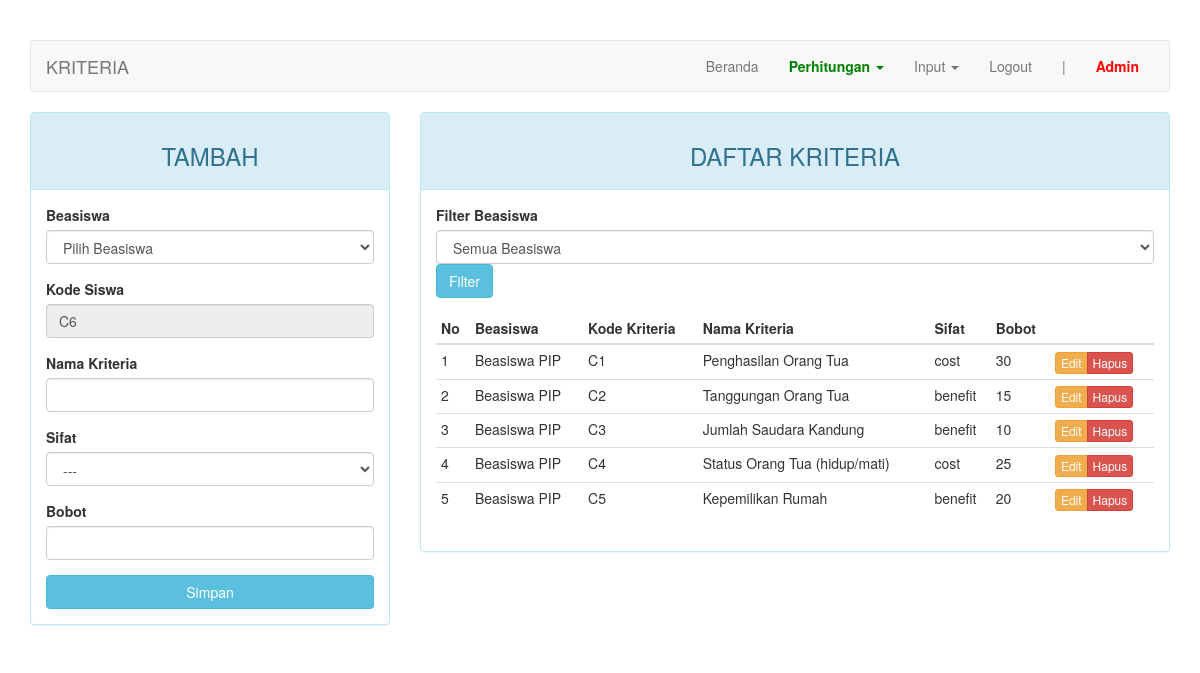
/index.php?page=kriteria (signed in), run on the app's committed database.
### tables this page shows
CREATE TABLE `kriteria` (
  `id` int NOT NULL,
  `kd_kriteria` varchar(55) NOT NULL,
  `kd_beasiswa` int NOT NULL,
  `nama` varchar(50) DEFAULT NULL,
  `sifat` enum('cost','benefit') DEFAULT NULL,
  `bobot` varchar(5) DEFAULT NULL
);

CREATE TABLE `beasiswa` (
  `kd_beasiswa` int NOT NULL,
  `nama_beasiswa` varchar(50) DEFAULT NULL
);

### page/kriteria.php (the view, shortened to what this page needs)
<?php
$update = (isset($_GET['action']) && $_GET['action'] == 'update') ? true : false;
?>
<div class="row">
    <div class="col-md-4">
        <div class="panel panel-<?= ($update) ? "warning" : "info" ?>">
            <div class="panel-heading"><h3 class="text-center"><?= ($update) ? "EDIT" : "TAMBAH" ?></h3></div>
            <div class="panel-body">
                <form action="<?=$_SERVER['REQUEST_URI']?>" method="POST">
                    <div class="form-group">
                        <label for="kd_beasiswa">Beasiswa</label>
                        <select class="form-control" name="kd_beasiswa" <?= ($update) ? 'disabled' : '' ?>>
                            <option>Pilih Beasiswa</option>
                        </select>
                    </div>
                    <div class="form-group">
						<label for="kd_kriteria">Kode Siswa</label>
						<?php if ($update): ?>
							<input type="text" name="kd_kriteria" class="form-control" value="<?= $row["kd_kriteria"] ?>" readonly>
							<p class="help-block">Kode kriteria tidak dapat diubah</p>
						<?php else: ?>
							<?php
							$sql_urutan = $connection->query("SELECT MAX(SUBSTRING(kd_kriteria, 2)) AS max_urutan FROM kriteria");
							$row_urutan = $sql_urutan->fetch_assoc();
							$max_urutan = $row_urutan['max_urutan'];
							$next_urutan = $max_urutan + 1;
							$kd_kriteria = 'C' . $next_urutan;
							?>
							<input type="text" name="kd_kriteria" class="form-control" value="<?= $kd_kriteria ?>" readonly>
						<?php endif; ?>
					</div>
                    <div class="form-group">
                        <label for="nama">Nama Kriteria</label>
                        <input type="text" name="nama" class="form-control" value="<?= ($update) ? $row['nama'] : '' ?>">
                    </div>
                    <div class="form-group">
                        <label for="sifat">Sifat</label>
                        <select class="form-control" name="sifat">
                            <option>---</option>
                        </select>
                    </div>
                    <div class="form-group">
                        <label for="bobot">Bobot</label>
                        <input type="text" name="bobot" class="form-control" value="<?= ($update) ? $row['bobot'] : '' ?>">
                    </div>
                    <button type="submit" class="btn btn-<?= ($update) ? "warning" : "info" ?> btn-block">Simpan</button>
                </form>
            </div>
        </div>
    </div>
    <div class="col-md-8">
        <div class="panel panel-info">
            <div class="panel-heading"><h3 class="text-center">DAFTAR KRITERIA</h3></div>
            <div class="panel-body">
                <div class="form-group">
                    <label for="kd_beasiswa">Filter Beasiswa</label>
                    <select class="form-control mx-2" name="filter_beasiswa">
                        <option value="">Semua Beasiswa</option>
                    </select>
                    <?php if (!$update): ?>
                        <button type="submit" name="Filter" class="btn btn-info">Filter</button>
                    <?php endif; ?>
                </div>
                <table class="table table-condensed">
                    <thead>
                        <tr>
                            <th>No</th>
                            <th>Beasiswa</th>
                            <th>Kode Kriteria</th>
                            <th>Nama Kriteria</th>
                            <th>Sifat</th>
                            <th>Bobot</th>
                            <th></th>
                        </tr>
                    </thead>
                    <tbody>
                        <?php $no = 1; ?>
                        <?php
                        $sql_kriteria = "SELECT a.nama AS kriteria, b.nama_beasiswa AS beasiswa, a.kd_kriteria, a.nama, a.sifat, a.bobot FROM kriteria a JOIN beasiswa b USING(kd_beasiswa)";
                        $query = $connection->query($sql_kriteria);
                        ?>
                        <?php while($row = $query->fetch_assoc()): ?>
                            <tr>
                                <td><?=$no++?></td>
                                <td><?=$row['beasiswa']?></td>
                                <td><?=$row['kd_kriteria']?></td>
                                <td><?=$row['nama']?></td>
                                <td><?=$row['sifat']?></td>
                                <td><?=$row['bobot']?></td>
                                <td>
                                    <div class="btn-group">
                                        <a href="?page=kriteria&action=update&key=<?=$row['kd_kriteria']?>" class="btn btn-warning btn-xs">Edit</a>
                                        <a href="?page=kriteria&action=delete&key=<?=$row['kd_kriteria']?>" class="btn btn-danger btn-xs">Hapus</a>
                                    </div>
                                </td>
                            </tr>
                        <?php endwhile ?>
                    </tbody>
                </table>
            </div>
        </div>
    </div>
</div>

### index.php (style rules this page uses)
body { margin-top: 40px; }

### data on the page
kriteria: kd_beasiswa.nama_beasiswa "Beasiswa PIP", kd_kriteria "C1", nama "Penghasilan Orang Tua", sifat "cost", bobot "30"
kriteria: kd_beasiswa.nama_beasiswa "Beasiswa PIP", kd_kriteria "C2", nama "Tanggungan Orang Tua", sifat "benefit", bobot "15"
kriteria: kd_beasiswa.nama_beasiswa "Beasiswa PIP", kd_kriteria "C3", nama "Jumlah Saudara Kandung", sifat "benefit", bobot "10"
kriteria: kd_beasiswa.nama_beasiswa "Beasiswa PIP", kd_kriteria "C4", nama "Status Orang Tua (hidup/mati)", sifat "cost", bobot "25"
kriteria: kd_beasiswa.nama_beasiswa "Beasiswa PIP", kd_kriteria "C5", nama "Kepemilikan Rumah", sifat "benefit", bobot "20"

### other printed values
$str "KRITERIA"
$_SESSION["username"] "Admin"
